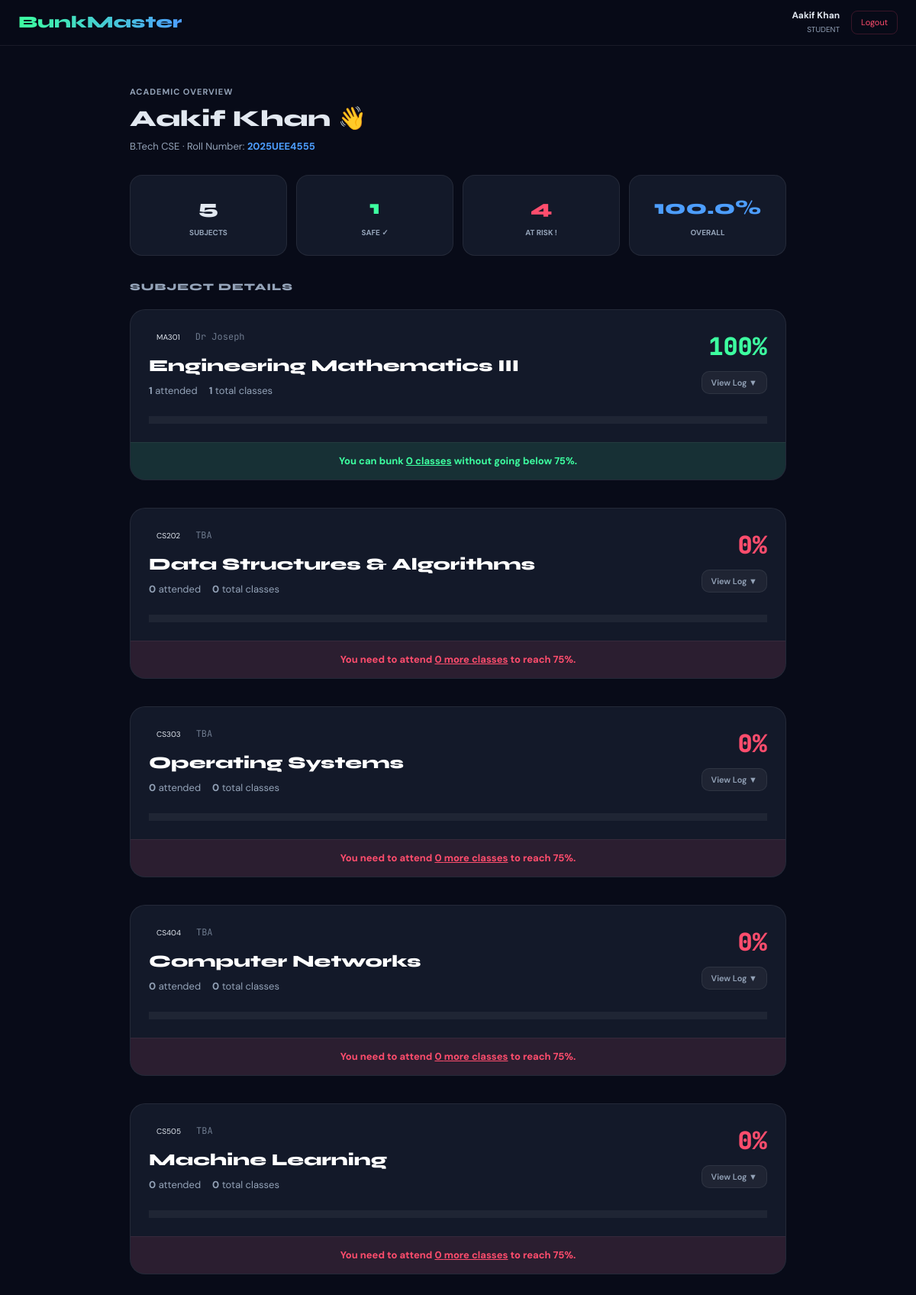
/dashboard (signed in), run on the app's committed database.
### app.py (models this page shows)
class Student(db.Model):
    id = db.Column(db.Integer, primary_key=True)
    rollno = db.Column(db.String(20), unique=True, nullable=False)
    name = db.Column(db.String(100), nullable=False)
    email = db.Column(db.String(120), unique=True, nullable=True)
    password = db.Column(db.String(100), nullable=False)
    course = db.Column(db.String(100), default="B.Tech CSE")
    year = db.Column(db.String(10), default="3rd")
    dept = db.Column(db.String(100), default="Computer Science")

class Teacher(db.Model):
    id = db.Column(db.Integer, primary_key=True)
    empid = db.Column(db.String(20), unique=True, nullable=False)
    name = db.Column(db.String(100), nullable=False)
    password = db.Column(db.String(100), nullable=False)
    dept = db.Column(db.String(100), default="Computer Science")
    subject_code = db.Column(db.String(20), nullable=False)

### app.py (the view)
@app.route("/dashboard")
def student_dashboard():
    if session.get("role") != "student": return redirect(url_for("index"))
    user = Student.query.filter_by(rollno=session["user"]).first()
    subjects = enrich_student_data(session["user"])
    safe = sum(1 for s in subjects if s["is_safe"])
    total_cls = sum(s["total"] for s in subjects)
    overall = round(sum(s["attended"] for s in subjects) / total_cls * 100, 1) if total_cls > 0 else 0
    return render_template("student_dashboard.html", student=user, subjects=subjects, safe_count=safe, warn_count=len(subjects)-safe, overall_pct=overall)

### templates/student_dashboard.html (shortened to what this page needs)
{% extends "base.html" %}
{% block content %}
<div class="page" style="max-width: 900px; margin: 0 auto; padding: 32px 20px;">
  <div style="margin-bottom:28px;">
    <p style="font-size:11px;color:var(--subtext);font-weight:700;text-transform:uppercase;letter-spacing:1px;margin-bottom:4px;">Academic Overview</p>
    <h1 style="font-family:'Syne',sans-serif;font-weight:800;font-size:30px;">{{ student.name }} 👋</h1>
    <p style="font-size:13px;color:var(--subtext);margin-top:4px;">{{ student.course }} · Roll Number: <span style="color:var(--blue); font-weight:700;">{{ student.rollno }}</span></p>
  </div>
  <div style="display:grid;grid-template-columns:repeat(4,1fr);gap:12px;margin-bottom:32px;">
    {% set summary = [
      {'v': subjects|length, 'l': 'Subjects', 'c': 'var(--text)'},
      {'v': safe_count, 'l': 'Safe ✓', 'c': 'var(--green)'},
      {'v': warn_count, 'l': 'At Risk !', 'c': 'var(--red)'},
      {'v': overall_pct|string + '%', 'l': 'Overall', 'c': 'var(--blue)'}
    ] %}
    {% for item in summary %}
    <div class="stat-tile" style="padding: 22px 15px; text-align: center;">
      <p style="font-size:26px;font-weight:800;font-family:'Syne',sans-serif;color:{{ item.c }};">{{ item.v }}</p>
      <p style="font-size:10px;color:var(--subtext);font-weight:700;text-transform:uppercase;margin-top:6px;">{{ item.l }}</p>
    </div>
    {% endfor %}
  </div>
  <h2 style="font-family:'Syne',sans-serif;font-size:13px;font-weight:800;color:var(--subtext);text-transform:uppercase;margin-bottom:18px;letter-spacing:1px;">Subject Details</h2>
  <div style="display:flex;flex-direction:column;gap:16px;">
    {% for s in subjects %}
    <div class="subject-box card-animate" style="animation-delay:{{ loop.index0 * 0.05 }}s" x-data="{ open: false }">
      <div class="subject-content" @click="open = !open">
        <div style="display:flex;justify-content:space-between;align-items:flex-start;">
          <div style="flex:1;">
            <div style="display:flex;align-items:center;gap:10px;margin-bottom:10px;">
              <span class="badge {% if s.is_safe %}badge-safe{% else %}badge-warn{% endif %}" style="font-size:10px; padding: 4px 10px;">{{ s.code }}</span>
              <span style="font-family:'JetBrains Mono'; font-size:12px; color:var(--subtext); opacity: 0.7;">{{ s.teacher if s.teacher else 'TBA' }}</span>
            </div>
            <h3 style="font-family:'Syne',sans-serif;font-weight:800;font-size:22px;color:white;margin-bottom:6px;">{{ s.name }}</h3>
            <div style="display:flex;gap:15px;font-size:13px;color:var(--subtext);">
              <span><b>{{ s.attended }}</b> attended</span>
              <span><b>{{ s.total }}</b> total classes</span>
            </div>
          </div>
          <div style="text-align:right;">
            <p style="font-family:'JetBrains Mono';font-size:32px;font-weight:800;color:{% if s.is_safe %}var(--green){% else %}var(--red){% endif %};">
              {{ s.percent | int }}%
            </p>
            <button class="btn-ghost" style="padding:6px 12px; font-size:11px; margin-top:8px;">
              <span x-text="open ? 'Hide Log ▲' : 'View Log ▼'"></span>
            </button>
          </div>
        </div>
        <div class="progress-track" style="margin-top:24px; height: 10px; background: rgba(255,255,255,0.05);">
        </div>
      </div>
      <div class="status-footer {% if s.is_safe %}footer-safe{% else %}footer-warn{% endif %}">
        {% if s.is_safe %}
          You can bunk <span style="text-decoration: underline;">{{ s.bunk_count }} classes</span> without going below 75%.
        {% else %}
          You need to attend <span style="text-decoration: underline;">{{ s.need_count }} more classes</span> to reach 75%.
        {% endif %}
      </div>
    </div>
    {% endfor %}
  </div>
</div>
{% endblock %}

### templates/base.html (shortened to what this page needs)
<!DOCTYPE html>
<html lang="en">
<head>
  <script src="https://cdn.tailwindcss.com"></script>
</head>
<body>
  {% if session.user %}
  <nav class="topnav">
    <a href="/" class="nav-logo">BunkMaster</a>
    <div style="display:flex; align-items:center; gap:15px;">
      <div style="text-align: right; line-height: 1.2;">
        <span style="display: block; font-size:12px; font-weight: 700; color: var(--text);">{{ session.name }}</span>
        <span style="font-size: 10px; color: var(--subtext); text-transform: uppercase;">{{ session.role }}</span>
      </div>
      <a href="/logout" style="font-size:11px; color:var(--red); text-decoration:none; border:1px solid rgba(255,77,109,0.2); padding:6px 12px; border-radius:8px;">Logout</a>
    </div>
  </nav>
  {% endif %}
  <div style="max-width: 900px; margin: 0 auto; padding: 20px 20px 0;">
  </div>
  {% block content %}{% endblock %}
</body>
</html>

### templates/base.html (style rules this page uses)
:root { --bg:#080b18; --surface:#0f1428; --card:#131929; --border:rgba(255,255,255,.07); --green:#3dffa0; --red:#ff4d6d; --blue:#4d9eff; --text:#e2e8f0; --subtext:#94a3b8; }
body { font-family:'DM Sans',sans-serif; background:var(--bg); color:var(--text); min-height:100vh; margin:0; -webkit-font-smoothing: antialiased; }
.page { max-width: 900px; margin: 0 auto; padding: 40px 20px; }
.stat-tile { background:var(--card); border:1px solid var(--border); border-radius:16px; padding:20px; transition:0.3s; }
.btn-ghost { background:rgba(255,255,255,0.05); color:var(--subtext); font-weight:600; border:1px solid var(--border); border-radius:10px; padding:8px 16px; cursor:pointer; }
.topnav { background:rgba(8,11,24,.8); backdrop-filter:blur(15px); border-bottom:1px solid var(--border); padding:0 24px; height:60px; display:flex; align-items:center; justify-content:space-between; position:sticky; top:0; z-index:50; }
.nav-logo { font-family:'Syne',sans-serif; font-weight:800; font-size:22px; background:linear-gradient(90deg,var(--green),var(--blue)); -webkit-background-clip:text; -webkit-text-fill-color:transparent; text-decoration:none; }

### templates/student_dashboard.html (style rules this page uses)
.card-animate { animation: fadeUp .5s ease both; }
.subject-box { background: var(--card); border: 1px solid var(--border); border-radius: 20px; margin-bottom: 20px; padding: 0; overflow: hidden; transition: transform 0.2s, border-color 0.2s; }
.subject-content { padding: 24px; cursor: pointer; }
.status-footer { padding: 14px 20px; font-size: 13px; font-weight: 700; text-align: center; border-top: 1px solid rgba(255,255,255,0.05); }
.footer-safe { background: rgba(61, 255, 160, 0.1); color: var(--green); }
.footer-warn { background: rgba(255, 77, 109, 0.1); color: var(--red); }

### data on the page
Student: name "Aakif Khan", course "B.Tech CSE", rollno "2025UEE4555"
Teacher: code "MA301", name "Dr Joseph", name "Engineering Mathematics III", attended "1", total "1", percent "100", bunk_count "0"

### other printed values
{{ session.role }} "STUDENT"
{{ item.v }} "5" "1" "4" "100.0%"
{{ item.l }} "SUBJECTS" "SAFE ✓" "AT RISK !" "OVERALL"
{{ s.code }} "CS202" "CS303" "CS404" "CS505"
{{ s.teacher if s.teacher else 'TBA' }} "TBA" "TBA" "TBA" "TBA"
{{ s.name }} "Data Structures & Algorithms" "Operating Systems" "Computer Networks" "Machine Learning"
{{ s.attended }} "0" "0" "0" "0"
{{ s.total }} "0" "0" "0" "0"
{{ s.percent | int }} "0" "0" "0" "0"
{{ s.need_count }} "0" "0" "0" "0"
